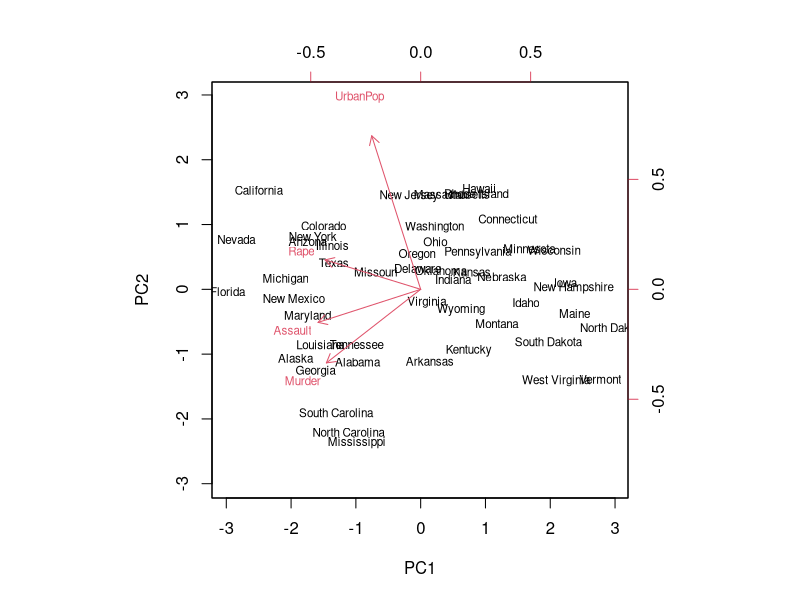
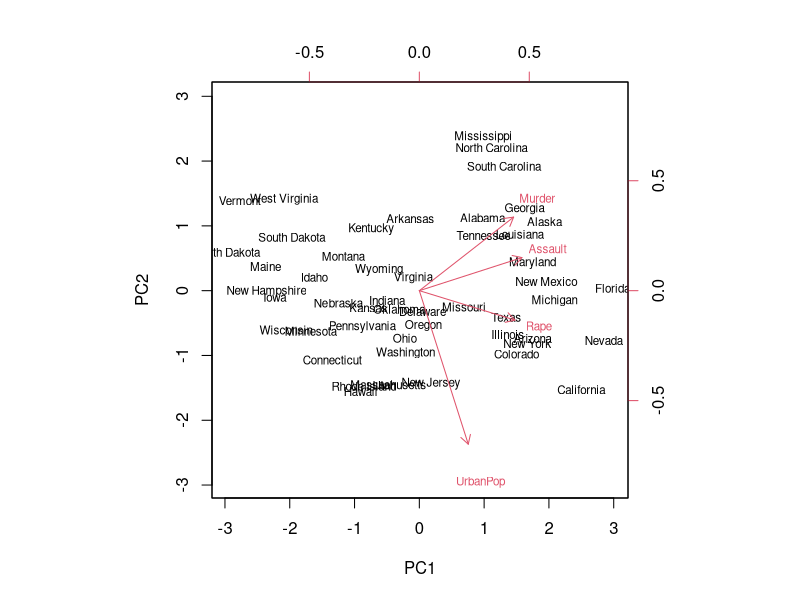
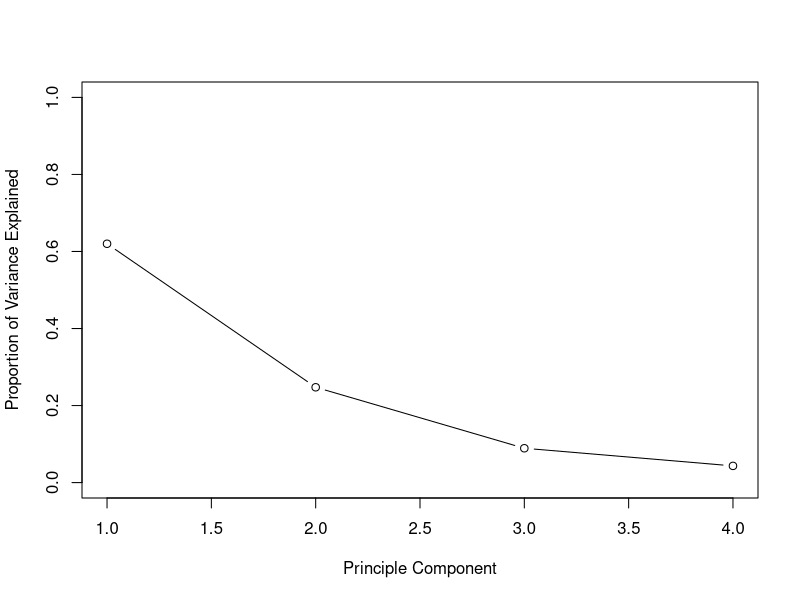
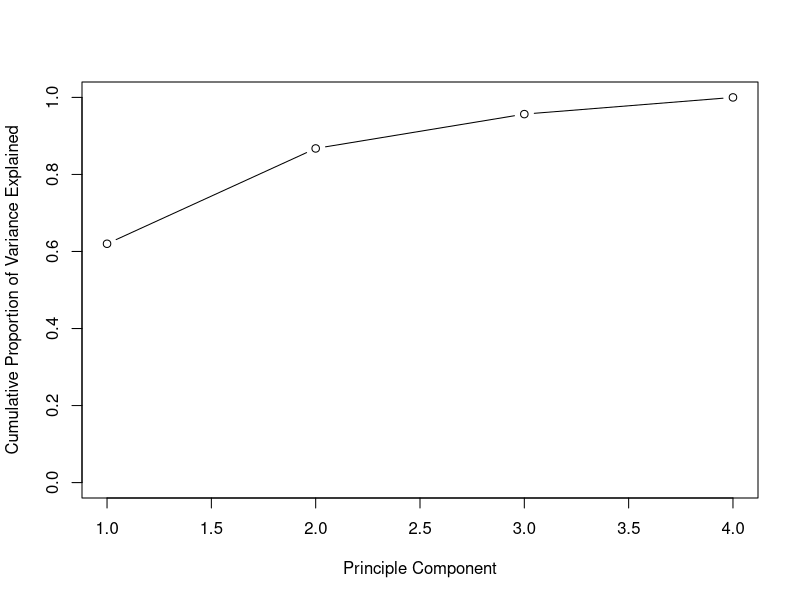
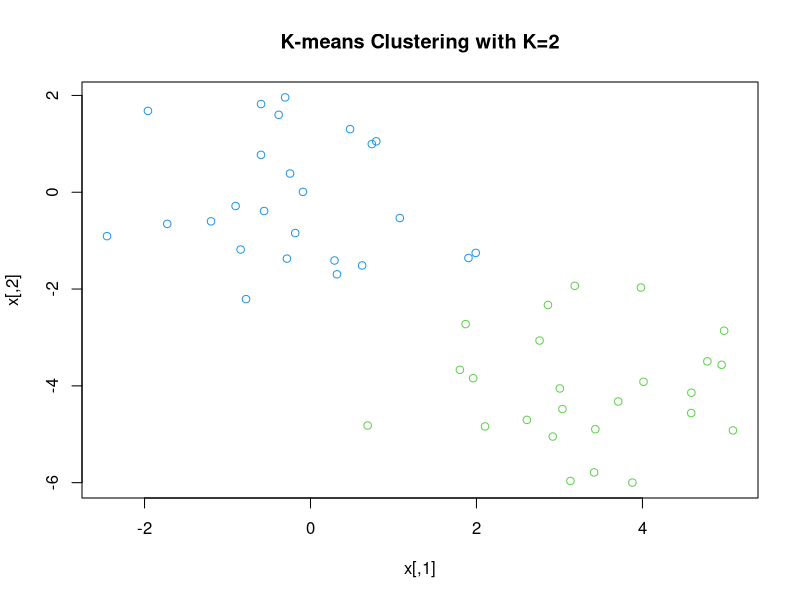
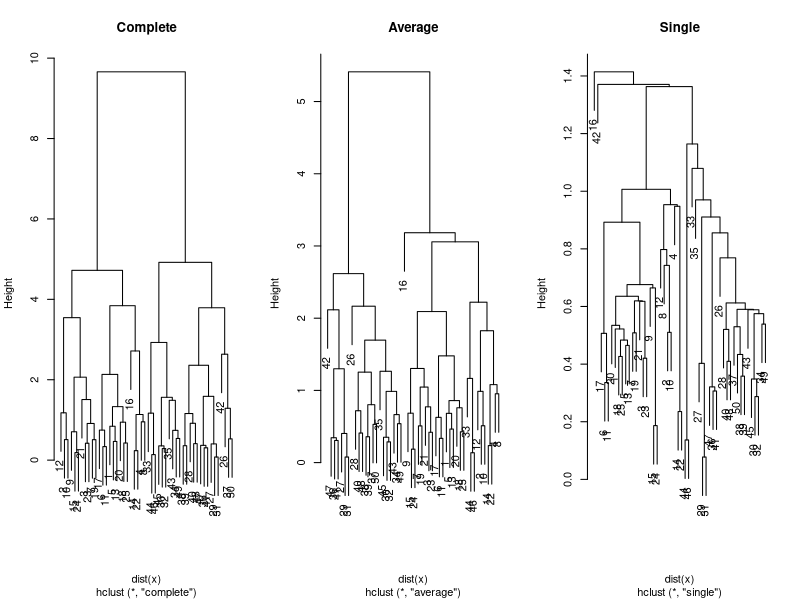
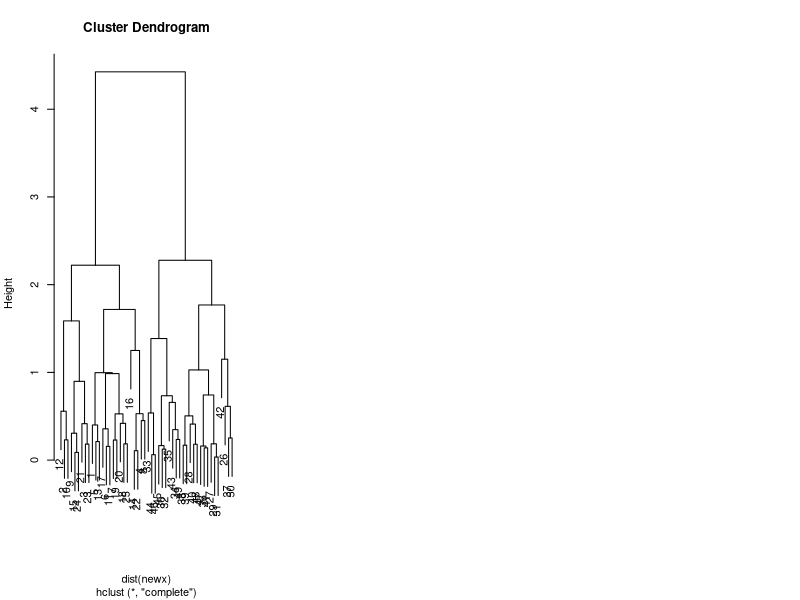

R code for these plots, in order:
?USArrests
states = row.names(USArrests)
states
names(USArrests)
apply(USArrests, 2, mean)
apply(USArrests, 2, var)
 
pr.out = prcomp(USArrests, scale=TRUE)
names(pr.out)
pr.out$center
pr.out$scale
# these are the principal component score vectors
summary(pr.out$x)
biplot(pr.out, scale=0, cex=.7)

#change the directions of the loading to the opposite without changing the correlation
pr.out$rotation = -pr.out$rotation
pr.out$x = -pr.out$x
biplot(pr.out, scale=0, cex=.7)

pr.out$sdev
pvar = pr.out$sdev^2 #variation

# compute the proportion of variance explained by each principle component 
pv = pvar/sum(pvar)
pv
plot(pv, xlab="Principle Component", ylab="Proportion of Variance Explained", ylim = c(0,1), type='b')
plot(cumsum(pv), xlab="Principle Component", ylab="Cumulative Proportion of Variance Explained",
     ylim = c(0,1), type="b")

##################
set.seed(2)
x=matrix(rnorm(2*50), ncol=2)
x[1:25,1]= x[1:25,1]+3
x[1:25,2]= x[1:25,2]-4

# Perform K-means clustering with K=2
km.out = kmeans(x,centers=2, nstart=20)
km.out$cluster
plot(x, col=(km.out$cluster+2), main="K-means Clustering with K=2")

set.seed(4)
km.out = kmeans(x, centers=3, nstart=20)
km.out

#hierarchical clustering
hc.complete = hclust(dist(x), method="complete")
hc.average = hclust(dist(x), method="average")
hc.single = hclust(dist(x), method = "single")
par(mfrow=c(1,3))
plot(hc.complete, main="Complete")
plot(hc.average, main="Average")
plot(hc.single, main="Single")

cutree(hc.complete, 2)
cutree(hc.average,2)
cutree(hc.single,2)
cutree(hc.single, 4)

#scale the variables before using hierarchical clustering
newx = scale(x)
newhc.complete = hclust(dist(newx), method="complete")
plot(newhc.complete)
